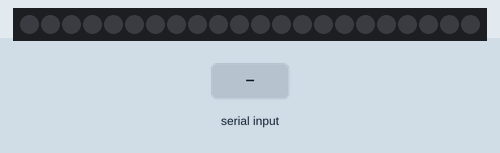
This sketch was run on a simulated Arduino Uno, built with avr-gcc and run on an emulated ATmega328P. On the bench: 22 RGB LEDs in strip order, left to right. Inputs (shaded band) come from the test bench. Dim RGB values are drawn brighter than linear.

Above: at 1.2 s.
1.3 s: "Rosso\n" received over Serial
At 1.7 s:
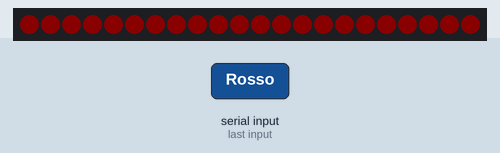
2.8 s: "Verde\n" received over Serial
At 4.0 s:
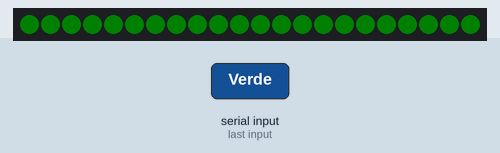
4.3 s: "Blu\n" received over Serial
At 5.2 s:
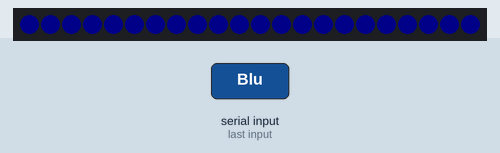
5.8 s: "1\n" received over Serial
At 6.3 s:
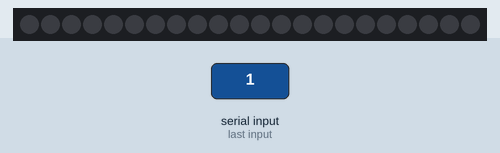
Timing chart, 0 to 8.3 s (numbered marks = the images above; inputs shaded):
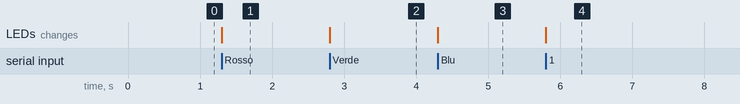

The sketch:

color.ino
```cpp
#include <FastLED.h>

#define NUM_LEDS 22          // numero di LED nella striscia
#define DATA_PIN 8          // pin dati collegato alla striscia

CRGB leds[NUM_LEDS];

void setup() {
  Serial.begin(115200);     // comunicazione seriale con Python
  FastLED.addLeds<WS2812, DATA_PIN, GRB>(leds, NUM_LEDS);
  FastLED.setBrightness(10);
}


void loop() {
  if (Serial.available() > 0) {
    String color = Serial.readStringUntil('\n');
    color.trim();

    CRGB c = CRGB::Black;

    if (color.equalsIgnoreCase("Rosso")) {
      c = CRGB::Red;
    } else if (color.equalsIgnoreCase("Verde")) {
      c = CRGB::Green;
    } else if (color.equalsIgnoreCase("Blu")) {
      c = CRGB::Blue;
    }

    // aggiorna tutta la striscia
    for (int i = 0; i < NUM_LEDS; i++) {
      leds[i] = c;
    }
    FastLED.show();
  }
}
```

Measured:
- after the input at 1.3 s, the LEDs: change at once (image 1)
- after the input at 2.8 s, the LEDs: change at once (image 2)
- after the input at 4.3 s, the LEDs: change at once (image 3)
- after the input at 5.8 s, the LEDs: change at once (image 4)
